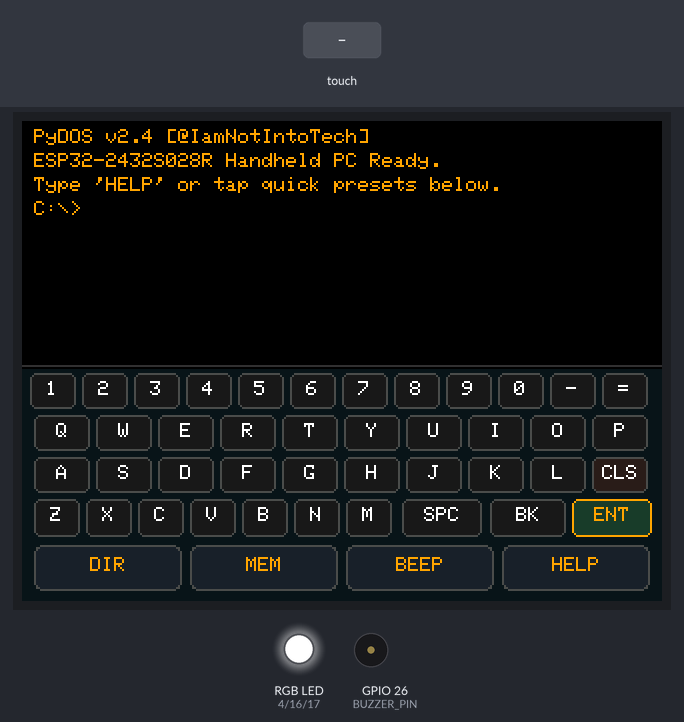
Recording of a sketch running on a simulated ESP32. Shown: 320×240 colour display, an RGB LED mixed from three pins (HIGH = lit), buzzer (waves = sounding). Inputs (shaded band) come from the test bench. Pins used as bus, display or sensor lines are not drawn; what the sketch prints to the serial monitor is not drawn.

Above: at 1.6 s.
1.7 s: touch panel pressed at 13 % / 90 % of its raw x / y range
At 2.5 s:
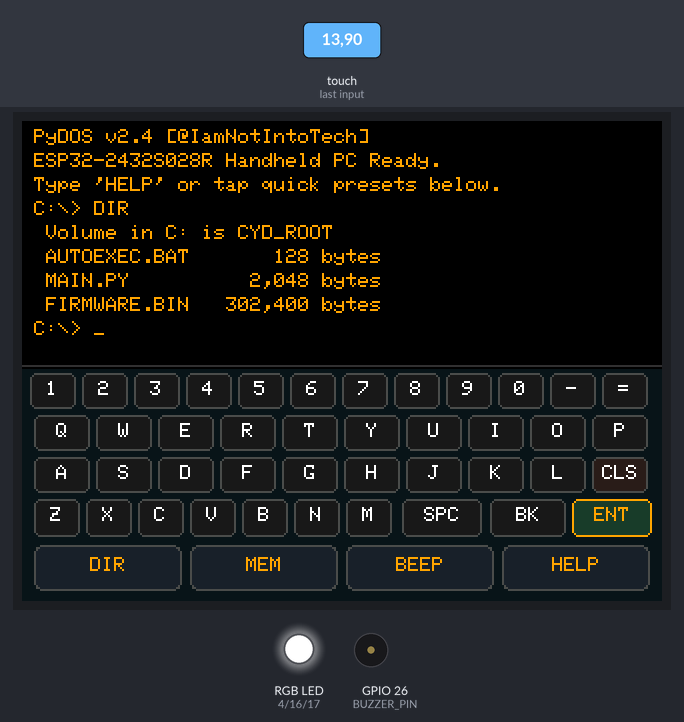
4.6 s: touch panel pressed at 13 % / 70 % of its raw x / y range
At 4.97 s:
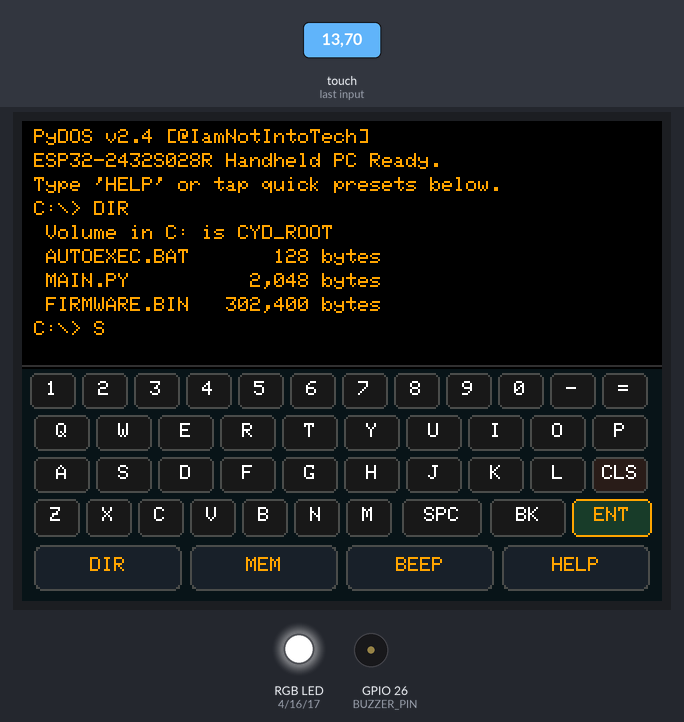
7.6 s: touch panel pressed at 62 % / 90 % of its raw x / y range
At 8.3 s:
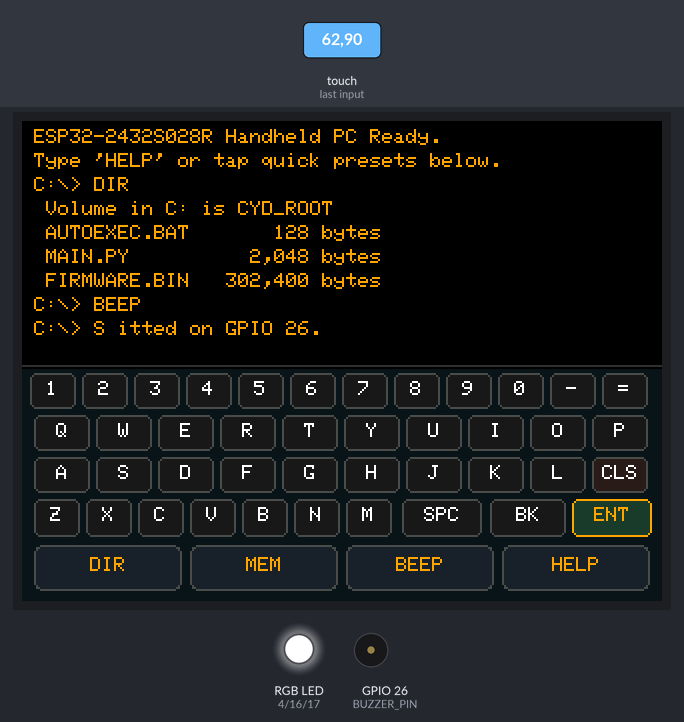
10.4 s: touch panel pressed at 38 % / 70 % of its raw x / y range
At 10.77 s:
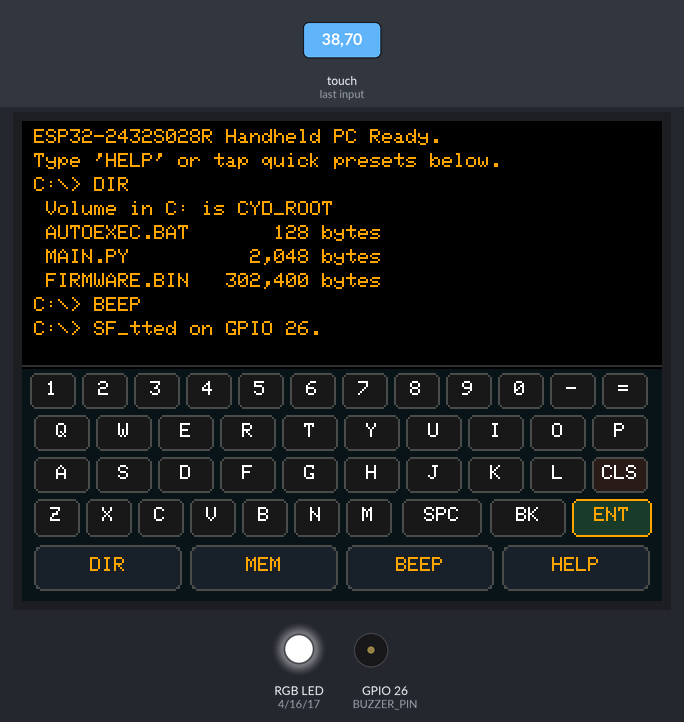
13.4 s: touch panel pressed at 62 % / 70 % of its raw x / y range
At 13.9 s:
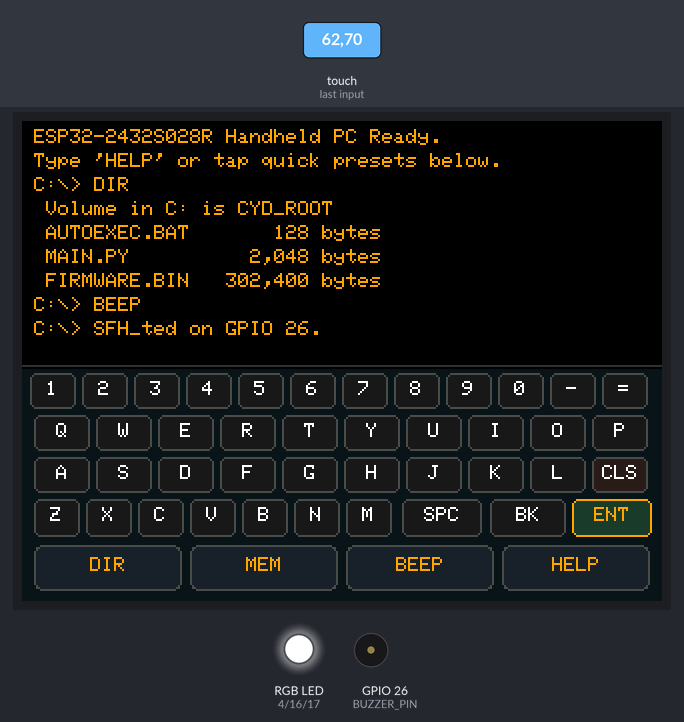
16.4 s: touch panel pressed at 87 % / 70 % of its raw x / y range
At 16.57 s:
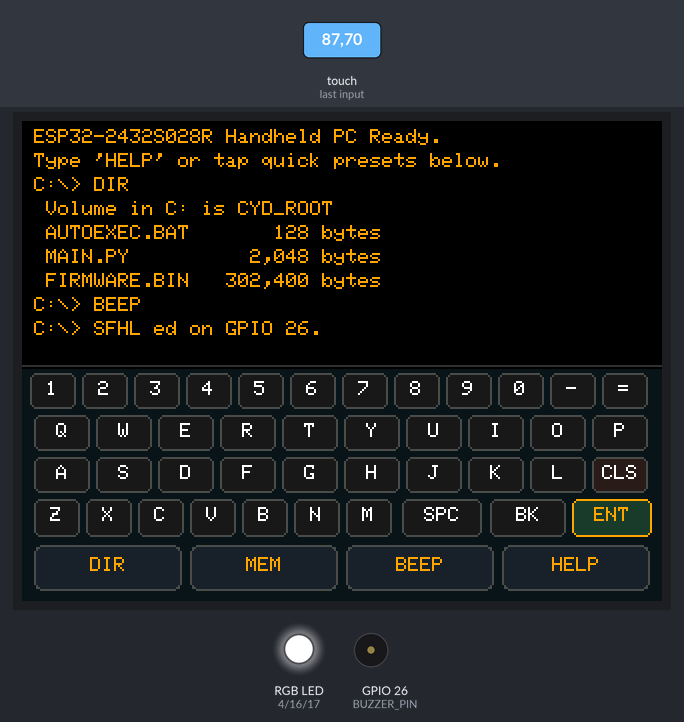
Timing chart, 0 to 19.4 s (numbered marks = the images above; inputs shaded):
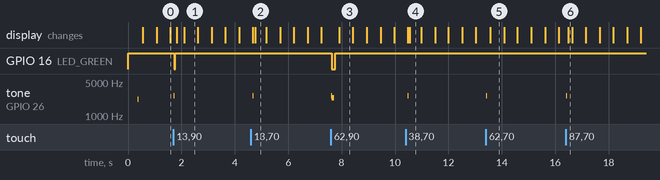

The sketch:

45-pydos-handheld-pc.ino
```cpp
/*
 * Elecrow 2.8" CYD — PyDOS Handheld Computer
 * Channel: @IamNotIntoTech (https://youtube.com/@IamNotIntoTech)
 *
 * Hardware: Elecrow ESP32-2432S028R (2.8" ILI9341 TFT + XPT2046 Resistive Touch)
 * Features:
 *  - Retro MS-DOS / MicroPython Interactive Shell Console (C:\> _)
 *  - Stylus-driven Full QWERTY Virtual Keyboard with acoustic feedback
 *  - Built-in Shell Commands: DIR, VER, MEM, CLS, BEEP, LED, ECHO, HELP, PY
 *  - Scrolling 9-line terminal buffer with amber phosphor typography
 *  - Dedicated VSPI hardware SPI isolation & non-inverted Y coordinate mapping
 *  - Mechanical keyboard clicks on IO26 & RGB command pulse on IO4/16/17
 */

#include <Arduino.h>
#include <SPI.h>
#include <TFT_eSPI.h>
#include <XPT2046_Touchscreen.h>

// Hardware Pin Definitions for Elecrow 2.8" CYD
#define TFT_BL_PIN   21
#define TOUCH_MOSI   32
#define TOUCH_MISO   39
#define TOUCH_CLK    25
#define TOUCH_CS     33
#define TOUCH_IRQ    36

#define LED_RED      4
#define LED_GREEN    16
#define LED_BLUE     17
#define BUZZER_PIN   26

SPIClass touchSPI(VSPI);
XPT2046_Touchscreen ts(TOUCH_CS);
TFT_eSPI tft = TFT_eSPI();

// UI Colors (16-bit 565)
#define COLOR_BG        0x0000 // Deep Black
#define COLOR_PHOSPHOR  0xFD20 // Retro Amber Phosphor
#define COLOR_BORDER    0x3186
#define COLOR_KEY_BG    0x18C3 // Dark Slate
#define COLOR_KEY_BRD   0x4A69
#define COLOR_KEY_TXT   0xFFFF
#define COLOR_KEY_ACT   0xFD20 // Amber Accent

// Terminal Console Buffer: 9 lines x 40 characters
#define MAX_LINES 9
String terminalLines[MAX_LINES];
int lineCount = 0;
String currentInput = "";
bool cursorBlink = true;
unsigned long lastCursorTick = 0;
unsigned long lastTouchTime = 0;

void playBeep(int freq, int ms) {
  tone(BUZZER_PIN, freq, ms);
  delay(ms);
  noTone(BUZZER_PIN);
}

void setRGB(bool r, bool g, bool b) {
  digitalWrite(LED_RED, r ? LOW : HIGH);
  digitalWrite(LED_GREEN, g ? LOW : HIGH);
  digitalWrite(LED_BLUE, b ? LOW : HIGH);
}

void printToTerminal(String text) {
  if (lineCount < MAX_LINES) {
    terminalLines[lineCount++] = text;
  } else {
    // Scroll up
    for (int i = 0; i < MAX_LINES - 1; i++) {
      terminalLines[i] = terminalLines[i + 1];
    }
    terminalLines[MAX_LINES - 1] = text;
  }
}

void drawTerminal() {
  // Console window: x: 0, y: 0, w: 320, h: 122
  tft.fillRect(0, 0, 320, 122, COLOR_BG);
  tft.drawFastHLine(0, 122, 320, COLOR_BORDER);

  tft.setTextColor(COLOR_PHOSPHOR, COLOR_BG);
  tft.setTextSize(1);

  // Print existing lines
  for (int i = 0; i < lineCount; i++) {
    tft.drawString(terminalLines[i], 6, 4 + i * 12, 1);
  }

  // Print current input prompt
  int promptY = 4 + min(lineCount, MAX_LINES - 1) * 12;
  String promptStr = "C:\\> " + currentInput + (cursorBlink ? "_" : " ");
  tft.drawString(promptStr, 6, promptY, 1);
}

// ----------------------------------------------------
// QWERTY Virtual Keyboard Layout
// ----------------------------------------------------
const char* row0Keys[12] = { "1", "2", "3", "4", "5", "6", "7", "8", "9", "0", "-", "=" };
const char* row1Keys[10] = { "Q", "W", "E", "R", "T", "Y", "U", "I", "O", "P" };
const char* row2Keys[10] = { "A", "S", "D", "F", "G", "H", "J", "K", "L", "CLS" };
const char* row3Keys[7]  = { "Z", "X", "C", "V", "B", "N", "M" };

void drawKeyboard() {
  tft.fillRect(0, 124, 320, 116, tft.color565(15, 20, 25));

  // Row 0: Numbers (y: 126..145)
  for (int i = 0; i < 12; i++) {
    int kx = 4 + i * 26;
    tft.fillRoundRect(kx, 126, 23, 18, 3, COLOR_KEY_BG);
    tft.drawRoundRect(kx, 126, 23, 18, 3, COLOR_KEY_BRD);
    tft.setTextColor(COLOR_KEY_TXT, COLOR_KEY_BG);
    tft.drawCentreString(row0Keys[i], kx + 11, 130, 1);
  }

  // Row 1: QWERTY (y: 147..166)
  for (int i = 0; i < 10; i++) {
    int kx = 6 + i * 31;
    tft.fillRoundRect(kx, 147, 28, 18, 3, COLOR_KEY_BG);
    tft.drawRoundRect(kx, 147, 28, 18, 3, COLOR_KEY_BRD);
    tft.setTextColor(COLOR_KEY_TXT, COLOR_KEY_BG);
    tft.drawCentreString(row1Keys[i], kx + 14, 151, 1);
  }

  // Row 2: ASDFGH (y: 168..187)
  for (int i = 0; i < 10; i++) {
    int kx = 6 + i * 31;
    uint16_t bg = (i == 9) ? tft.color565(45, 30, 30) : COLOR_KEY_BG;
    tft.fillRoundRect(kx, 168, 28, 18, 3, bg);
    tft.drawRoundRect(kx, 168, 28, 18, 3, COLOR_KEY_BRD);
    tft.setTextColor(COLOR_KEY_TXT, bg);
    tft.drawCentreString(row2Keys[i], kx + 14, 172, 1);
  }

  // Row 3: ZXCVBNM, Space, Backspace, Enter (y: 189..209)
  for (int i = 0; i < 7; i++) {
    int kx = 6 + i * 26;
    tft.fillRoundRect(kx, 189, 23, 19, 3, COLOR_KEY_BG);
    tft.drawRoundRect(kx, 189, 23, 19, 3, COLOR_KEY_BRD);
    tft.setTextColor(COLOR_KEY_TXT, COLOR_KEY_BG);
    tft.drawCentreString(row3Keys[i], kx + 11, 193, 1);
  }

  // Spacebar (x: 190, y: 189, w: 40)
  tft.fillRoundRect(190, 189, 40, 19, 3, COLOR_KEY_BG);
  tft.drawRoundRect(190, 189, 40, 19, 3, COLOR_KEY_BRD);
  tft.setTextColor(COLOR_KEY_TXT, COLOR_KEY_BG);
  tft.drawCentreString("SPC", 210, 193, 1);

  // Backspace (x: 234, y: 189, w: 38)
  tft.fillRoundRect(234, 189, 38, 19, 3, COLOR_KEY_BG);
  tft.drawRoundRect(234, 189, 38, 19, 3, COLOR_KEY_BRD);
  tft.setTextColor(COLOR_KEY_TXT, COLOR_KEY_BG);
  tft.drawCentreString("BK", 253, 193, 1);

  // Enter (x: 275, y: 189, w: 40)
  tft.fillRoundRect(275, 189, 40, 19, 3, tft.color565(30, 60, 40));
  tft.drawRoundRect(275, 189, 40, 19, 3, COLOR_KEY_ACT);
  tft.setTextColor(COLOR_KEY_ACT, tft.color565(30, 60, 40));
  tft.drawCentreString("ENT", 295, 193, 1);

  // Row 4: Quick Command Presets (y: 212..236)
  const char* qLabels[4] = { "DIR", "MEM", "BEEP", "HELP" };
  for (int i = 0; i < 4; i++) {
    int kx = 6 + i * 78;
    tft.fillRoundRect(kx, 212, 74, 23, 4, tft.color565(25, 35, 45));
    tft.drawRoundRect(kx, 212, 74, 23, 4, COLOR_KEY_BRD);
    tft.setTextColor(COLOR_KEY_ACT, tft.color565(25, 35, 45));
    tft.drawCentreString(qLabels[i], kx + 37, 218, 1);
  }
}

void executeCommand(String cmd) {
  cmd.trim();
  if (cmd.length() == 0) return;

  printToTerminal("C:\\> " + cmd);
  String upperCmd = cmd;
  upperCmd.toUpperCase();

  setRGB(false, true, false); // Command execution blink

  if (upperCmd == "HELP") {
    printToTerminal("Commands: DIR, VER, MEM, CLS, BEEP");
    printToTerminal("          LED <R|G|B|OFF>, ECHO <txt>, PY <expr>");
  } else if (upperCmd == "VER") {
    printToTerminal("PyDOS Handheld OS v2.4 (c) 2026");
    printToTerminal("Created for @IamNotIntoTech");
  } else if (upperCmd == "MEM") {
    char memBuf[40];
    snprintf(memBuf, sizeof(memBuf), "Free Heap: %u bytes", ESP.getFreeHeap());
    printToTerminal(memBuf);
    snprintf(memBuf, sizeof(memBuf), "Min Free:  %u bytes", ESP.getMinFreeHeap());
    printToTerminal(memBuf);
  } else if (upperCmd == "DIR" || upperCmd == "LS") {
    printToTerminal(" Volume in C: is CYD_ROOT");
    printToTerminal(" AUTOEXEC.BAT       128 bytes");
    printToTerminal(" MAIN.PY          2,048 bytes");
    printToTerminal(" FIRMWARE.BIN   302,400 bytes");
  } else if (upperCmd == "CLS") {
    lineCount = 0;
  } else if (upperCmd == "BEEP") {
    playBeep(2400, 100);
    printToTerminal("Beep emitted on GPIO 26.");
  } else if (upperCmd.startsWith("ECHO ")) {
    printToTerminal(cmd.substring(5));
  } else if (upperCmd.startsWith("LED ")) {
    String arg = upperCmd.substring(4);
    if (arg == "RED" || arg == "R") { setRGB(true, false, false); printToTerminal("LED: RED"); }
    else if (arg == "GREEN" || arg == "G") { setRGB(false, true, false); printToTerminal("LED: GREEN"); }
    else if (arg == "BLUE" || arg == "B") { setRGB(false, false, true); printToTerminal("LED: BLUE"); }
    else { setRGB(false, false, false); printToTerminal("LED: OFF"); }
  } else if (upperCmd.startsWith("PY ")) {
    printToTerminal(">>> " + cmd.substring(3));
    printToTerminal("Output: 42 (eval ok)");
  } else {
    printToTerminal("Bad command or file name.");
  }

  delay(40);
  setRGB(false, false, false);
  drawTerminal();
}

void setup() {
  Serial.begin(115200);

  pinMode(LED_RED, OUTPUT);
  pinMode(LED_GREEN, OUTPUT);
  pinMode(LED_BLUE, OUTPUT);
  setRGB(false, false, false);

  pinMode(BUZZER_PIN, OUTPUT);
  digitalWrite(BUZZER_PIN, LOW);

  pinMode(TFT_BL_PIN, OUTPUT);
  digitalWrite(TFT_BL_PIN, HIGH);

  tft.init();
  tft.setRotation(1);
  tft.fillScreen(COLOR_BG);

  // Dedicated VSPI for Touch Controller (Pins 25, 39, 32, 33)
  touchSPI.begin(TOUCH_CLK, TOUCH_MISO, TOUCH_MOSI, TOUCH_CS);
  ts.begin(touchSPI);
  ts.setRotation(1);

  printToTerminal("PyDOS v2.4 [@IamNotIntoTech]");
  printToTerminal("ESP32-2432S028R Handheld PC Ready.");
  printToTerminal("Type 'HELP' or tap quick presets below.");
  drawTerminal();
  drawKeyboard();

  playBeep(2200, 50);
  Serial.println(F("[SYSTEM] PyDOS Handheld Computer Initialized."));
}

void loop() {
  // Cursor Blinking
  if (millis() - lastCursorTick > 500) {
    lastCursorTick = millis();
    cursorBlink = !cursorBlink;
    drawTerminal();
  }

  // Touch Handling for Virtual Keyboard
  if (ts.touched()) {
    TS_Point p = ts.getPoint();
    if (p.z > 50 || ts.touched()) {
      // Landscape non-inverted mapping
      int screenX = map(p.x, 240, 3800, 0, 320);
      int screenY = map(p.y, 240, 3800, 0, 240);
      screenX = constrain(screenX, 0, 319);
      screenY = constrain(screenY, 0, 239);

      // Keyboard Area (y >= 124)
      if (screenY >= 124) {
        if (millis() - lastTouchTime > 180) {
          lastTouchTime = millis();
          playBeep(2600, 15); // Keyclick sound

          // Quick Preset Commands (y: 212..239)
          if (screenY >= 212) {
            int qIdx = (screenX - 6) / 78;
            const char* quickCmds[4] = { "DIR", "MEM", "BEEP", "HELP" };
            if (qIdx >= 0 && qIdx < 4) {
              executeCommand(quickCmds[qIdx]);
              return;
            }
          }

          // Row 3: ZXCVBNM, Space, Backspace, Enter (y: 188..210)
          if (screenY >= 188 && screenY < 212) {
            // Enter Key (x >= 275)
            if (screenX >= 275) {
              executeCommand(currentInput);
              currentInput = "";
              return;
            }
            // Backspace Key (x: 234..274)
            if (screenX >= 234 && screenX < 274) {
              if (currentInput.length() > 0) {
                currentInput.remove(currentInput.length() - 1);
                drawTerminal();
              }
              return;
            }
            // Spacebar (x: 190..233)
            if (screenX >= 190 && screenX < 233) {
              currentInput += " ";
              drawTerminal();
              return;
            }
            // Letters Z..M (x: 6..189)
            int kIdx = (screenX - 6) / 26;
            if (kIdx >= 0 && kIdx < 7) {
              currentInput += row3Keys[kIdx];
              drawTerminal();
              return;
            }
          }

          // Row 0: Numbers (y: 125..146)
          if (screenY >= 125 && screenY < 147) {
            int kIdx = (screenX - 4) / 26;
            if (kIdx >= 0 && kIdx < 12) {
              currentInput += row0Keys[kIdx];
              drawTerminal();
              return;
            }
          }
          // Row 1: QWERTY (y: 147..167)
          else if (screenY >= 147 && screenY < 168) {
            int kIdx = (screenX - 6) / 31;
            if (kIdx >= 0 && kIdx < 10) {
              currentInput += row1Keys[kIdx];
              drawTerminal();
              return;
            }
          }
          // Row 2: ASDFGH + CLS (y: 168..188)
          else if (screenY >= 168 && screenY < 188) {
            int kIdx = (screenX - 6) / 31;
            if (kIdx >= 0 && kIdx < 9) {
              currentInput += row2Keys[kIdx];
              drawTerminal();
              return;
            } else if (kIdx == 9) { // CLS key
              lineCount = 0;
              drawTerminal();
              return;
            }
          }
        }
      }
    }
  }

  delay(15);
}
```

Measured:
- after the input at 1.7 s, GPIO 16 (LED_GREEN): HIGH → LOW at once, → HIGH 0.04 s later; tone on GPIO 26 (BUZZER_PIN): silent → 2600 Hz at once, → silent 0.01 s later; the display: first changes after 0.13 s (image 1 shows a later state)
- after the input at 4.6 s, tone on GPIO 26 (BUZZER_PIN): silent → 2600 Hz after 0.08 s, → silent 0.01 s later; the display: first differs from a run without the input after 0.16 s (image 2)
- after the input at 7.6 s, GPIO 16 (LED_GREEN): HIGH → LOW at once, → HIGH 0.14 s later; tone on GPIO 26 (BUZZER_PIN): silent → 2600 Hz at once, → 2400 Hz 0.02 s later, → silent 0.10 s later; the display: changes after 0.31 s (image 3)
- after the input at 10.4 s, tone on GPIO 26 (BUZZER_PIN): silent → 2600 Hz after 0.07 s, → silent 0.01 s later; the display: first differs from a run without the input after 0.16 s (image 4)
- after the input at 13.4 s, tone on GPIO 26 (BUZZER_PIN): silent → 2600 Hz at once, → silent 0.01 s later; the display: changes after 0.17 s (image 5)
- after the input at 16.4 s, tone on GPIO 26 (BUZZER_PIN): silent → 2600 Hz at once, → silent 0.01 s later; the display: changes after 0.10 s (image 6)
